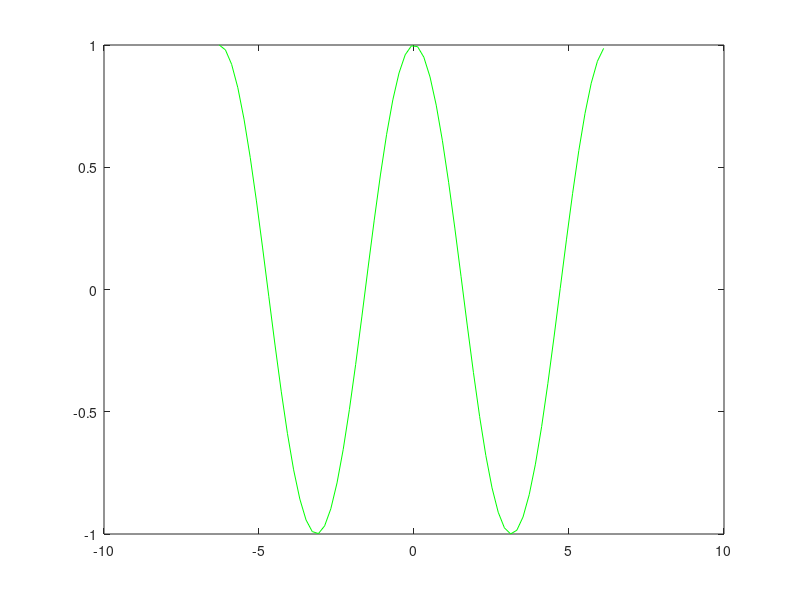

This chart was generated by the following MATLAB code: (Note: this script raises an error after producing the figure.)
x = (-2*pi:0.2:2*pi)';
plot (x,cos(x),"g");
hold;
colors = ['y'; 'c'; 'b'; 'r'];
iter = [1 3 5 20];
for i = 1:4
  plot (x,Cos(x,iter(i)),[colors(i) "--"]);
endfor
title("Approximation of cos using Taylor series");
xlabel("Values of x");
ylabel("Values of cos x");
clear x colors i iter;